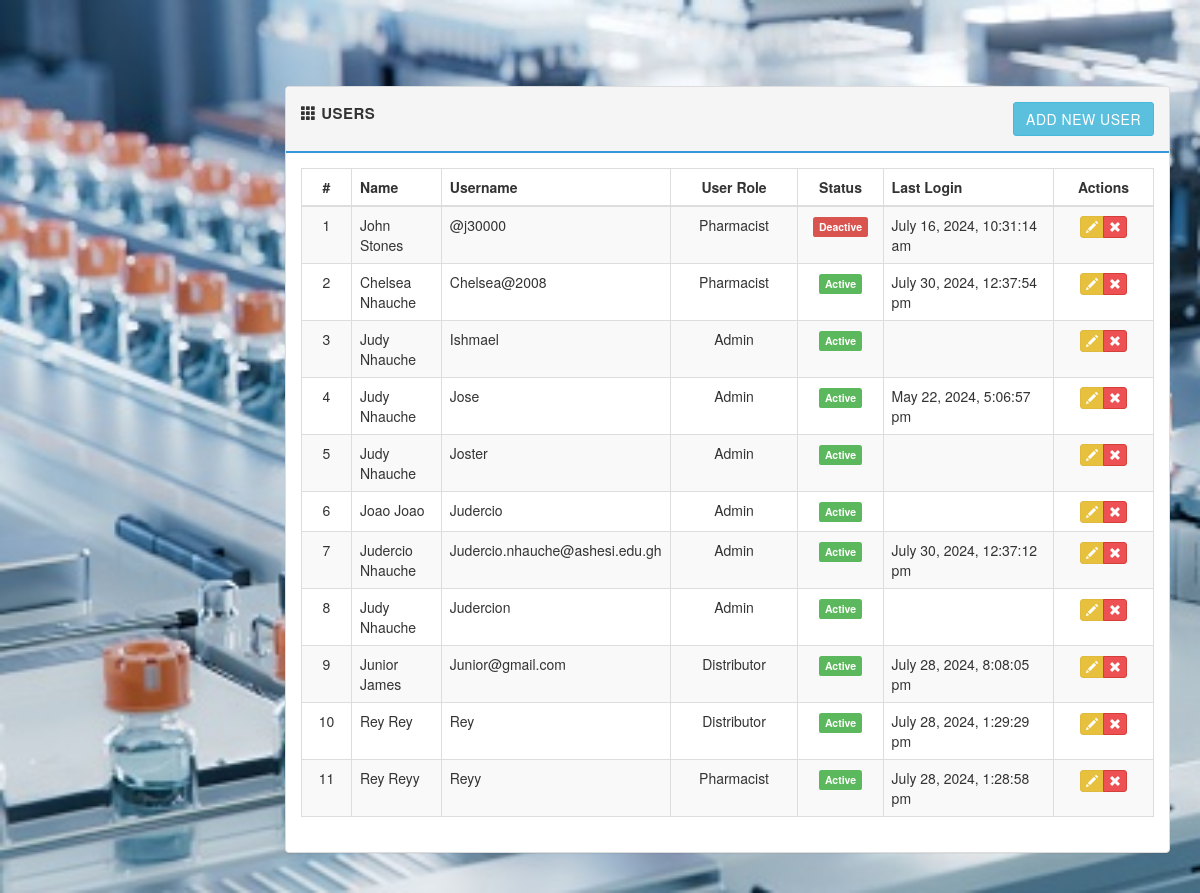
/users.php, run on an earlier commit of the app's database.
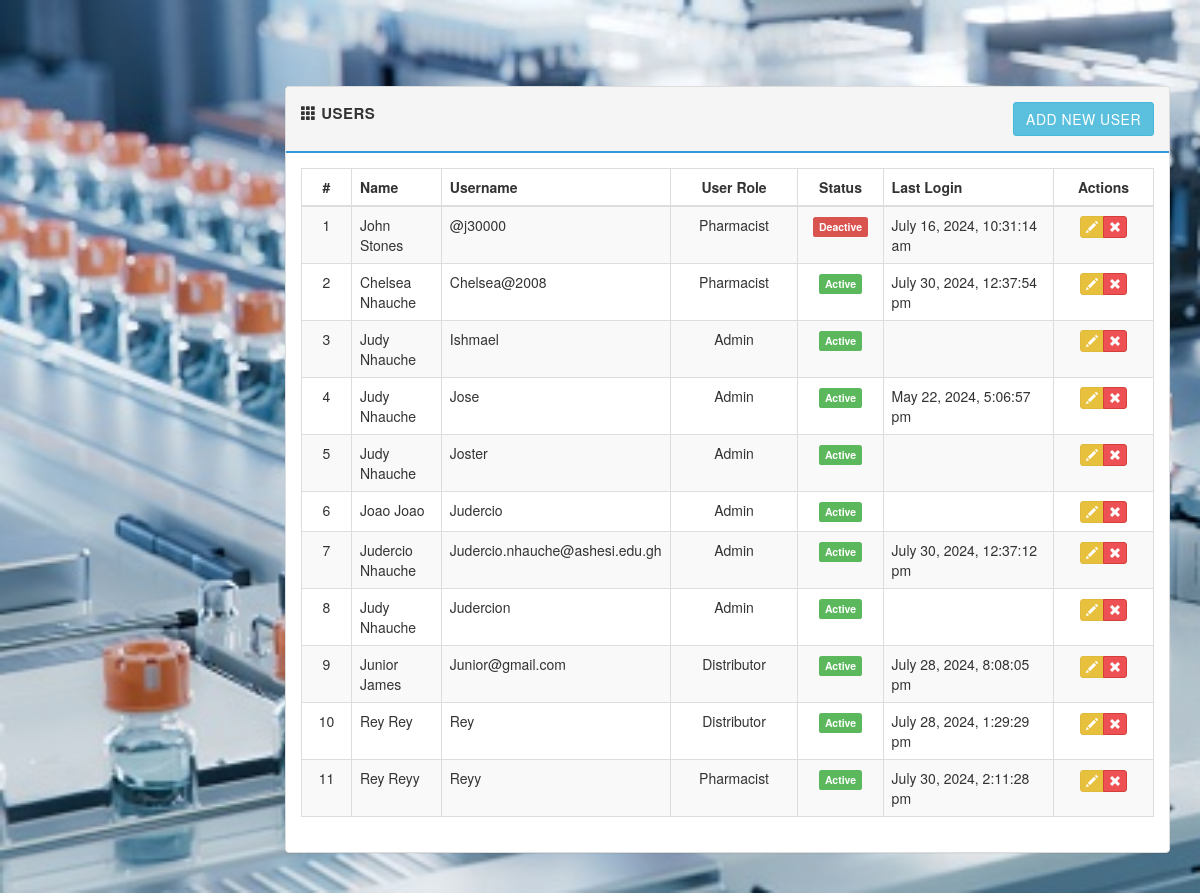
And on a later commit of the database.
### tables this page shows
CREATE TABLE `users` (
  `id` int(11) NOT NULL,
  `first_name` varchar(30) NOT NULL,
  `last_name` varchar(30) NOT NULL,
  `username` varchar(50) NOT NULL,
  `password` varchar(255) NOT NULL,
  `user_level` int(11) NOT NULL,
  `image` varchar(255) DEFAULT 'no_image.jpg',
  `status` int(1) NOT NULL,
  `last_login` datetime DEFAULT NULL
);

CREATE TABLE `user_groups` (
  `id` int(11) NOT NULL,
  `group_name` varchar(150) NOT NULL,
  `group_level` int(11) NOT NULL,
  `group_status` int(1) NOT NULL
);

### includes/sql.php (called while the page is built, shortened)
<?php
function find_by_sql($sql)
{
  global $db;
  $result = $db->query($sql);
  $result_set = $db->while_loop($result);
 return $result_set;
}
  function find_all_user(){
      $sql = "SELECT u.id,u.first_name,last_name,u.username,u.user_level,u.status,u.last_login,";
      $sql .="g.group_name ";
      $sql .="FROM users u ";
      $sql .="LEFT JOIN user_groups g ";
      $sql .="ON g.group_level=u.user_level ORDER BY u.username ASC";
      $result = find_by_sql($sql);
      return $result;
  }
?>

### includes/database.php (called while the page is built, shortened)
<?php
class MySqli_DB {
    private $con;
    public $query_id;
public function db_connect()
{
  $this->con = mysqli_connect(DB_HOST,DB_USER,DB_PASS);
  if(!$this->con)
         {
           die(" Database connection failed:". mysqli_connect_error());
         } else {
           $select_db = $this->con->select_db(DB_NAME);
         }
}
public function query($sql)
   {
      if (trim($sql != "")) {
          $this->query_id = $this->con->query($sql);
      }
       return $this->query_id;
   }
public function fetch_array($statement)
{
  return mysqli_fetch_array($statement);
}
public function while_loop($loop){
   $results = array();
   while ($result = $this->fetch_array($loop)) {
      $results[] = $result;
   }
 return $results;
}
}
$db = new MySqli_DB();
?>

### includes/functions.php (called while the page is built, shortened)
<?php
function remove_junk($string) {
  if(is_array($string)) {
      $cleaned_strings = array();
      foreach($string as $str) {
          $cleaned_strings[] = trim($str);
      }
      return $cleaned_strings;
  } else {
      return trim($string);
  }
}
function read_date($str){
     if($str)
      return date('F j, Y, g:i:s a', strtotime($str));
     else
      return null;
  }
function count_id(){
  static $count = 1;
  return $count++;
}
?>

### users.php (the view, shortened to what this page needs)
<?php
 $all_users = find_all_user();
?>
<?php include_once('layouts/header.php'); ?>
<div class="row">
   <div class="col-md-12">
   </div>
</div>
<div class="row">
  <div class="col-md-12">
    <div class="panel panel-default">
      <div class="panel-heading clearfix">
        <strong>
          <span class="glyphicon glyphicon-th"></span>
          <span>Users</span>
       </strong>
         <a href="add_user.php" class="btn btn-info pull-right">Add New User</a>
      </div>
     <div class="panel-body">
      <table class="table table-bordered table-striped">
        <thead>
          <tr>
            <th class="text-center" style="width: 50px;">#</th>
            <th>Name </th>
            <th>Username</th>
            <th class="text-center" style="width: 15%;">User Role</th>
            <th class="text-center" style="width: 10%;">Status</th>
            <th style="width: 20%;">Last Login</th>
            <th class="text-center" style="width: 100px;">Actions</th>
          </tr>
        </thead>
        <tbody>
        <?php foreach($all_users as $a_user): ?>
          <tr>
           <td class="text-center"><?php echo count_id();?></td>
           <td><?php echo remove_junk(ucwords($a_user['first_name'] . ' ' . $a_user['last_name']))?></td>
           <td><?php echo remove_junk(ucwords($a_user['username']))?></td>
           <td class="text-center"><?php echo remove_junk(ucwords($a_user['group_name']))?></td>
           <td class="text-center">
           <?php if($a_user['status'] === '1'): ?>
            <span class="label label-success"><?php echo "Active"; ?></span>
          <?php else: ?>
            <span class="label label-danger"><?php echo "Deactive"; ?></span>
          <?php endif;?>
           </td>
           <td><?php echo read_date($a_user['last_login'])?></td>
           <td class="text-center">
             <div class="btn-group">
                <a href="edit_user.php?id=<?php echo (int)$a_user['id'];?>" class="btn btn-xs btn-warning" data-toggle="tooltip" title="Edit">
                  <i class="glyphicon glyphicon-pencil"></i>
               </a>
                <a href="delete_user.php?id=<?php echo (int)$a_user['id'];?>" class="btn btn-xs btn-danger" data-toggle="tooltip" title="Remove">
                  <i class="glyphicon glyphicon-remove"></i>
                </a>
                </div>
           </td>
          </tr>
        <?php endforeach;?>
       </tbody>
     </table>
     </div>
    </div>
  </div>
</div>
  <?php include_once('layouts/footer.php'); ?>

### layouts/header.php (shortened to what this page needs)
<!DOCTYPE html>
  <html lang="en">
    <head>
    <link rel="stylesheet" href="https://maxcdn.bootstrapcdn.com/bootstrap/3.3.4/css/bootstrap.min.css"/>
    <link rel="stylesheet" href="//cdnjs.cloudflare.com/ajax/libs/bootstrap-datepicker/1.3.0/css/datepicker3.min.css" />
    <link rel="stylesheet" href="libs/css/main.css" />
  </head>
  <body>
<div class="page">
  <div class="container-fluid">

### layouts/footer.php (shortened to what this page needs)
     </div>
    </div>
  </body>
</html>

### libs/css/main.css (style rules this page uses)
body { font-family: 'Helvetica Neue', Helvetica, Arial, sans-serif; font-weight: 400; overflow-x: hidden; overflow-y: auto; background: #f1f2f7; height: 100%; width: 100%; }
a { color: #777; text-decoration: none; }
.page { position: relative; display: block; top: 50px; left: 0; padding: 35px 15px 20px 270px; }
.panel-default >.panel-heading { background-color: #f5f5f5; border-bottom: 2px solid #3498DB; font-size: 15px; text-transform: uppercase; letter-spacing: .5px; padding: 15px; }
.btn { border-radius: 3px; -webkit-transition: all 300ms ease-in-out; -moz-transition: all 300ms ease-in-out; transition: all 300ms ease-in-out; }
.btn-warning { background-color: #e7c13e; border-color: #dfba3c; }
.btn-danger { background-color: #ed5153 }

### layouts/header.php (style rules this page uses)
body { background-image: url('libs/images/Medi22.jpeg'); background-size: cover; background-repeat: no-repeat; background-attachment: fixed; }

What changed in the data, as far as the page shows it:
changed users "Rey Reyy": last_login "July 28, 2024, 1:28:58 pm" → "July 30, 2024, 2:11:28 pm"
